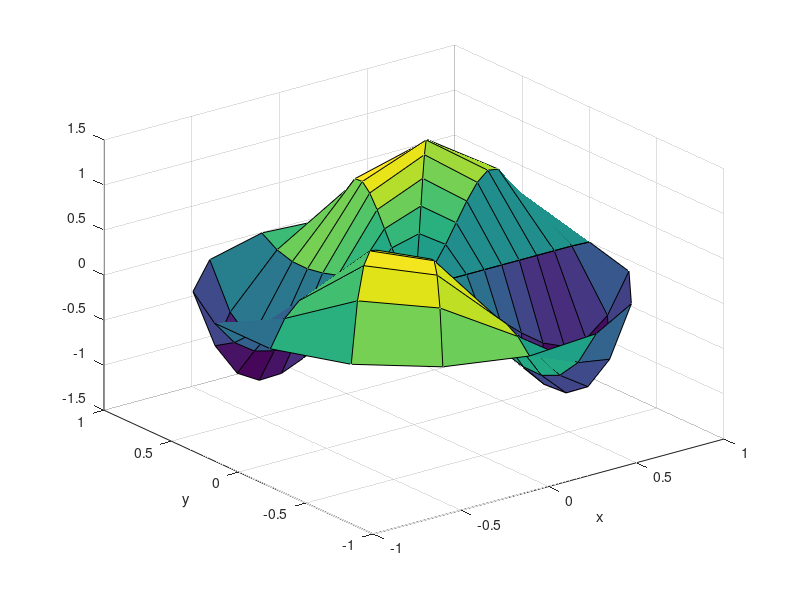
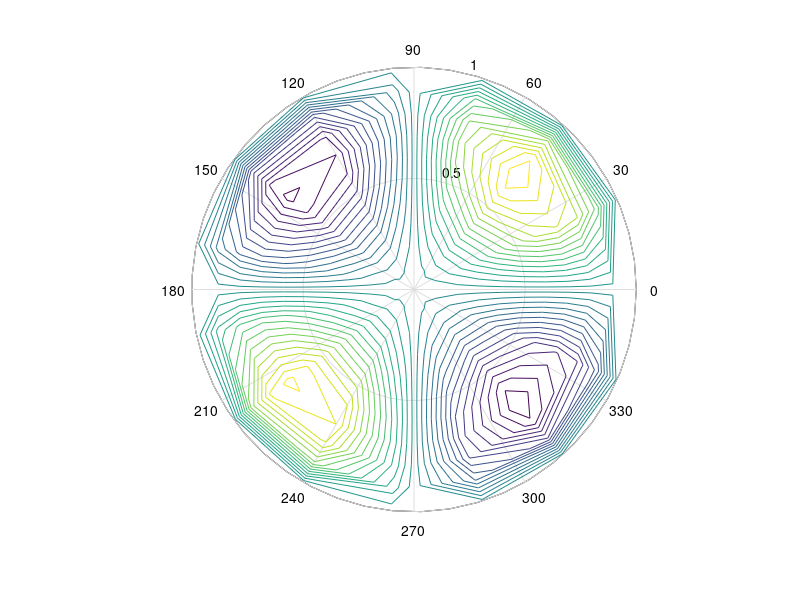

MATLAB code to generate these figures, in order:
U = dlmread('U.dat');
th = linspace(0,2*pi,16);
r = linspace(0,1,11);
[TH,R] = meshgrid(th,r);
[X,Y] = pol2cart(TH,R);

figure
surf(X,Y,U)
xlabel('x')
ylabel('y')

figure
h = polar([0 2*pi], [0 1]);
delete(h)
hold on
contour(X,Y,U,30)